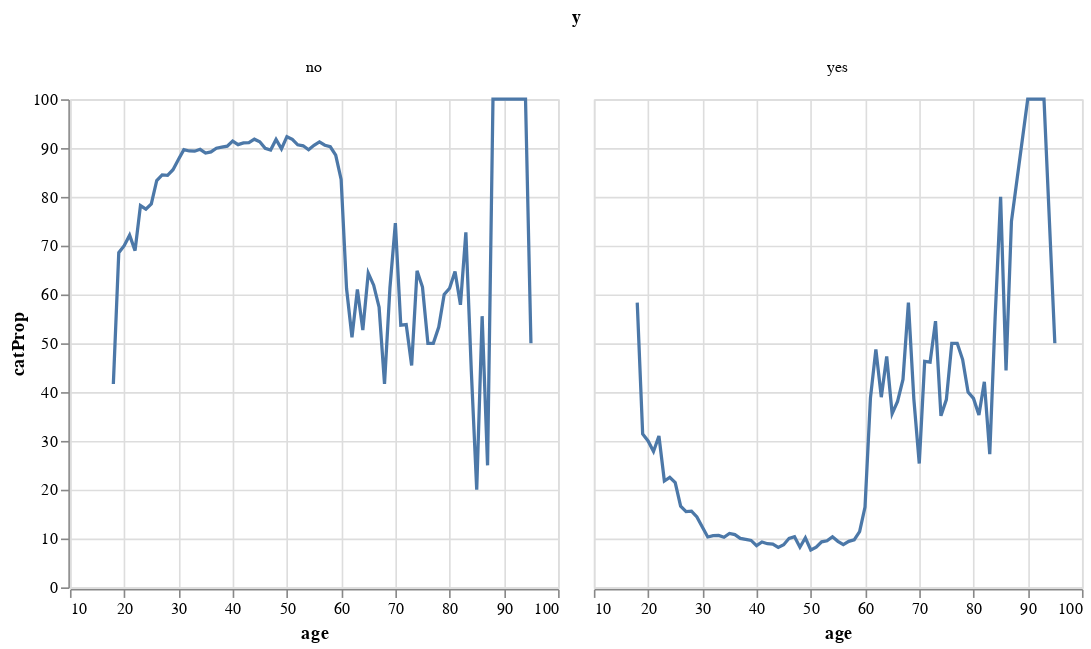

This figure's notebook cell:
### Markdown cell above
## Visualise the relationship using Altair

### Code cell
alt.Chart(ageComb).mark_line().encode(x='age',y='catProp').facet(column='y')

### Figure 1 — Vega-Lite specification as saved in the notebook (floating-point values rounded to 4 significant figures; data arrays with more than 128 entries replaced by an {"elided": "..."} marker saying what was removed)
{"config": {"view": {"continuousWidth": 300, "continuousHeight": 300}}, "data": {"name": "data-95ac07343505b42d7dc23c60898bd375"}, "facet": {"column": {"field": "y", "type": "nominal"}}, "spec": {"mark": {"type": "line"}, "encoding": {"x": {"field": "age", "type": "quantitative"}, "y": {"field": "catProp", "type": "quantitative"}}}, "$schema": "https://vega.github.io/schema/vega-lite/v5.20.1.json", "datasets": {"data-95ac07343505b42d7dc23c60898bd375": {"elided": "148 records"}}}
